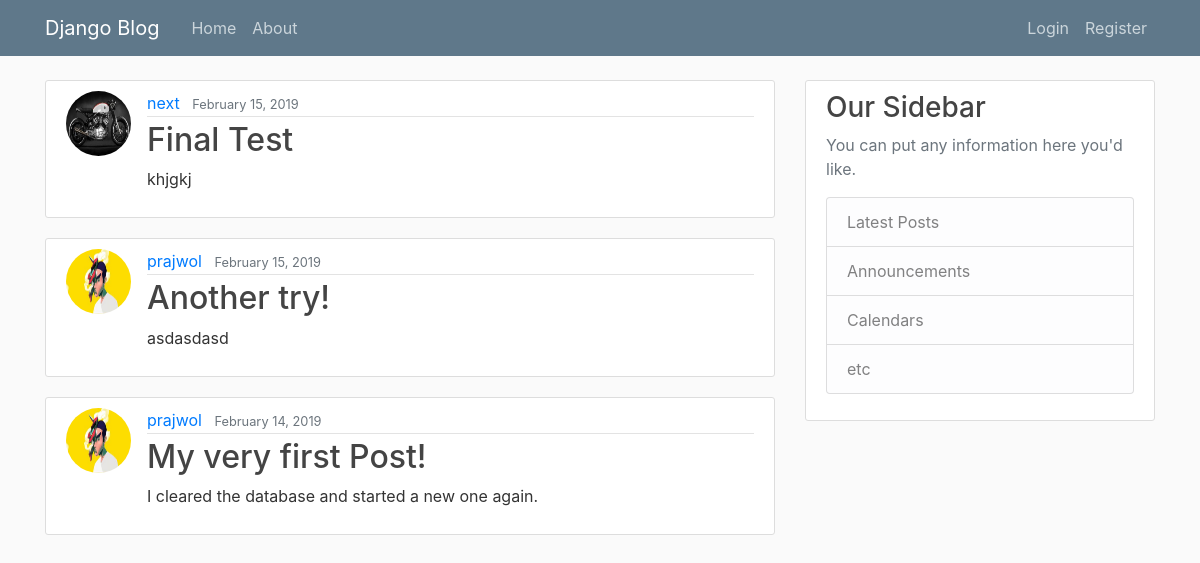
Before: / with the older database file.
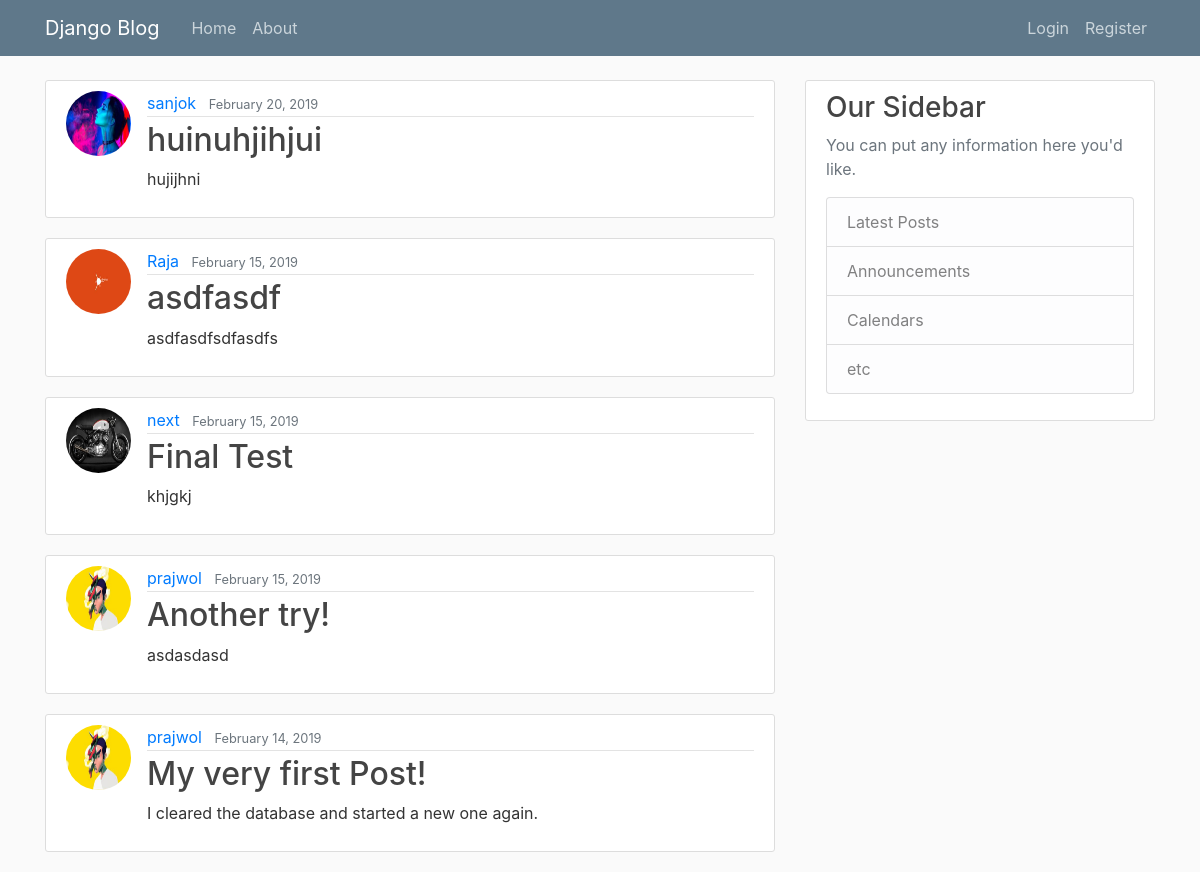
After: the same page with the newer database file.
### blog/models.py (models this page shows, shortened)
class Post(models.Model):
    title = models.CharField(max_length=100)
    content = models.TextField()
    date_posted = models.DateTimeField(default=timezone.now)
    author = models.ForeignKey(User, on_delete=models.CASCADE)

### user/models.py (models this page shows, shortened)
class Profile(models.Model):
    user = models.OneToOneField(User, on_delete=models.CASCADE)
    image = models.ImageField(default='default.jpg', upload_to='profile_pics')

### blog/views.py (the view)
# urls.py: path('', PostListView.as_view(), name='blog-home'),
class PostListView(ListView):
    model = Post
    template_name = 'blog/home.html'
    context_object_name = 'posts'
    ordering = ['-date_posted']
    paginate_by = 5

### blog/templates/blog/home.html
{% extends 'blog/base.html' %}
{% block content %}
{% for post in posts %}
        <article class="media content-section">
            <img class="rounded-circle article-img" src="{{ post.author.profile.image.url }}">
            <div class="media-body">
                <div class="article-metadata">
                    <a class="mr-2" href="#">{{ post.author }}</a>
                    <small class="text-muted">{{ post.date_posted|date:"F d, Y" }}</small>
                </div>
                <h2><a class="article-title" href="{% url 'post-detail' post.id %}">{{ post.title }}</a></h2>
                <p class="article-content">{{ post.content }}</p>
            </div>
        </article>
{% endfor %}
{% endblock content%}

Changed rows visible on the page:
added Post: author.profile.image (picture), author "sanjok", date_posted "February 20, 2019", title "huinuhjihjui", content "hujijhni"
added Post: author.profile.image (picture), author "Raja", date_posted "February 15, 2019", title "asdfasdf", content "asdfasdfsdfasdfs"
